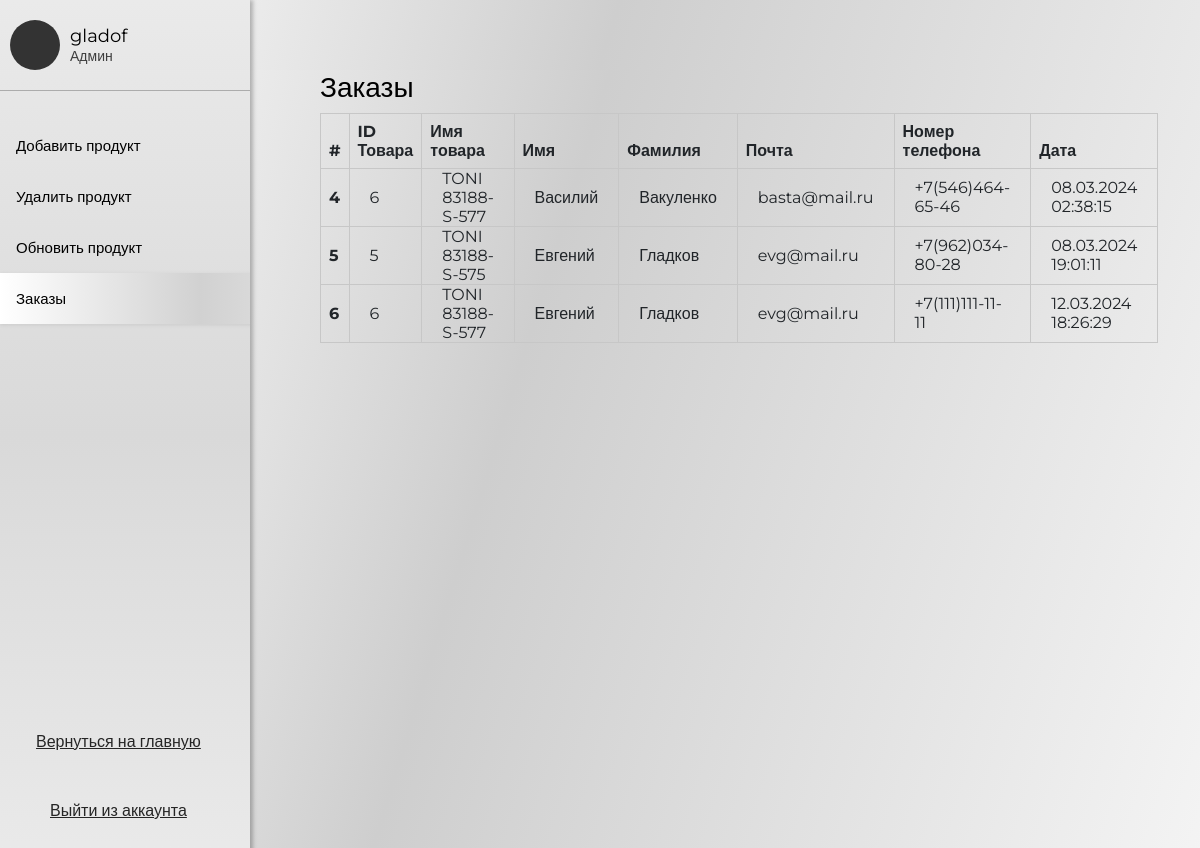
/admin_order_status.php (signed in), run on the app's committed database.
### tables this page shows
CREATE TABLE `orders` (
  `id` int(11) NOT NULL,
  `user_id` int(11) NOT NULL,
  `product_id` int(11) NOT NULL,
  `user_name` varchar(255) NOT NULL,
  `user_surename` varchar(255) NOT NULL,
  `user_email` varchar(255) NOT NULL,
  `user_phone` text NOT NULL,
  `DateTime` text NOT NULL
);

CREATE TABLE `products` (
  `id` int(11) NOT NULL,
  `name` varchar(255) NOT NULL,
  `description` text NOT NULL,
  `price` double NOT NULL,
  `gender` varchar(100) NOT NULL,
  `model` varchar(255) NOT NULL,
  `country` varchar(255) NOT NULL,
  `typeMech` varchar(255) NOT NULL,
  `frame` varchar(255) NOT NULL,
  `clockFace` varchar(255) NOT NULL,
  `bracelet` varchar(255) NOT NULL,
  `glass` varchar(255) NOT NULL,
  `size` varchar(255) NOT NULL,
  `img` varchar(255) NOT NULL
);

### admin_order_status.php (the view, shortened to what this page needs)
<?php
include "php/core.php";
$order = mysqli_query($link, "SELECT `products`.`name`, `orders`.*
FROM `orders`
	LEFT JOIN `products` ON `orders`.`product_id` = `products`.`id`
    ");
?>
<!DOCTYPE html>
<html lang="en">
<head>
    <link rel="stylesheet" href="css/bootstrap.min.css">
    <link rel="stylesheet" href="css/style.css">
    <link rel="stylesheet" href="css/AP_style.css">
</head>
<body>
    <div class="sidenav">
        <div class="upside">
            <div class="sidenav_logo">
                <div class="user_photo">
                </div>
                <div class="user_name">
                    <?php if ($_SESSION['user']['isAdmin'] == 1) {
                        echo $_SESSION["user"]["login"];
                    }
                    ?>
                    <div class="user_status">
                        Админ
                    </div>
                </div>
            </div>
            <nav class="site_nav">
                <ul>
                    <li><a href="admin_panel.php">Добавить продукт</a></li>
                    <li><a href="admin_delete.php">Удалить продукт</a></li>
                    <li><a href="admin_update.php">Обновить продукт</a></li>
                    <li><a href="admin_order_status.php" class="active">Заказы</a></li>
                </ul>
            </nav>
        </div>
        <div class="downside">
            <div class="tech_podderzhka">
                <a href="index.php">Вернуться на главную</a>
            </div>
            <div class="sidenav_footer">
                <a href="php/logout.php" id="exit">Выйти из аккаунта</a>
            </div>
        </div>
    </div>
    <section class="Account">
        <div class="container_fluid">
            <div class="table_order">
                <div class="row">
                    <div class="col-10">
                        <h3>Заказы</h3>
                    </div>
                </div>
                <div class="row">
                    <div class="col">
                        <table class="table table-bordered table-hover align-middle">
                            <thead>
                                <tr>
                                    <th scope="col">#</th>
                                    <th scope="col">ID Товара</th>
                                    <th scope="col">Имя товара</th>
                                    <th scope="col">Имя</th>
                                    <th scope="col">Фамилия</th>
                                    <th scope="col">Почта</th>
                                    <th scope="col">Номер телефона</th>
                                    <th scope="col">Дата</th>
                                </tr>
                            </thead>
                            <?php
                            foreach ($order as $key => $valueOrder):
                                ?>
                                <tbody>
                                    <tr>
                                        <th scope="row"><?= $valueOrder['id']; ?></th>
                                        <td><?= $valueOrder['product_id']; ?></td>
                                        <td><?= $valueOrder['name']; ?></td>
                                        <td><?= $valueOrder['user_name']; ?></td>
                                        <td><?= $valueOrder['user_surename']; ?></td>
                                        <td><?= $valueOrder['user_email']; ?></td>
                                        <td><?= $valueOrder['user_phone']; ?></td>
                                        <td><?= $valueOrder['DateTime']; ?></td>
                                    </tr>
                                </tbody>
                            <?php endforeach; ?>
                        </table>
                    </div>
                </div>
            </div>
        </div>
    </section>
</body>
</html>

### css/style.css (style rules this page uses)
* { margin: 0; padding: 0; box-sizing: border-box; }
body { font-family: "Montserrat", sans-serif !important; font-size: 16px; background: linear-gradient(107deg, #FFF 0%, #CECECE 42.27%, #F4F4F4 100.38%); color: #000; font-family: Montserrat; font-style: normal; font-weight: 400; line-height: normal; }
ul li { text-decoration: none !important; list-style: none; }

### css/AP_style.css (style rules this page uses)
html { overflow-y: hidden; background: linear-gradient(107deg, #FFF 0%, #CECECE 42.27%, #F4F4F4 100.38%); }
@media (max-width:1200px) { html { overflow-y: scroll } }
.sidenav { height: 100%; width: 250px; position: relative; position: fixed; top: 0; left: 0; background: linear-gradient(180deg, #eaeaea 0%, #d9d9d9 50%, #eaeaea 100%); box-shadow: 3px 0px 4px 0px rgba(0, 0, 0, 0.25); overflow-x: hidden; padding-top: 20px; }
section { width: auto; margin-left: 300px; margin-right: 40px; padding: 1px 20px; height: auto; margin-top: 70px; }
.sidenav_logo { display: flex; flex-wrap: wrap; gap: 10px; align-items: center; padding-bottom: 50px; position: relative; }
.sidenav_logo::after { position: absolute; content: ""; width: 100%; height: 1px; top: 70%; left: 0; background-color: rgba(109, 109, 109, 0.486); }
.site_nav { font-size: 15px; }
.site_nav ul { list-style: none; width: 400px; margin: 0; padding: 0; display: flex; flex-direction: column; }
.site_nav a { color: #000000; display: block; text-decoration: none; text-align: left; padding: 1rem; }
.site_nav a.active { background: linear-gradient(90deg, #fff 0%, #d1d1d1 50%, #efefef 100%); box-shadow: 0px 1px 4px 0px rgba(0, 0, 0, 0.09); }
.tech_podderzhka { text-align: center; }
.sidenav_footer { padding: 50px; position: relative; }
.downside { text-align: center; position: absolute; bottom: 0; }
.Account { height: 100vh; }
.table, .table td { padding: 0 20px; border: 1px solid #c7c7c7; border-collapse: collapse; }
.user_photo { width: 50px; height: 50px; border-radius: 50%; background-color: #333; margin-left: 10px; }
.user_name { font-size: 18px; }
.user_status { font-size: 14px; color: #3e3e3e; }

### data on the page
orders: id "4", product "6", product.name "TONI 83188-S-577", user_name "Василий", user_surename "Вакуленко", user_email "basta@mail.ru", user_phone "+7(546)464-65-46", DateTime "08.03.2024 02:38:15"
orders: id "5", product "5", product.name "TONI 83188-S-575", user_name "Евгений", user_surename "Гладков", user_email "evg@mail.ru", user_phone "+7(962)034-80-28", DateTime "08.03.2024 19:01:11"
orders: id "6", product "6", product.name "TONI 83188-S-577", user_name "Евгений", user_surename "Гладков", user_email "evg@mail.ru", user_phone "+7(111)111-11-11", DateTime "12.03.2024 18:26:29"

### other printed values
$_SESSION["user"]["login"] "gladof"
